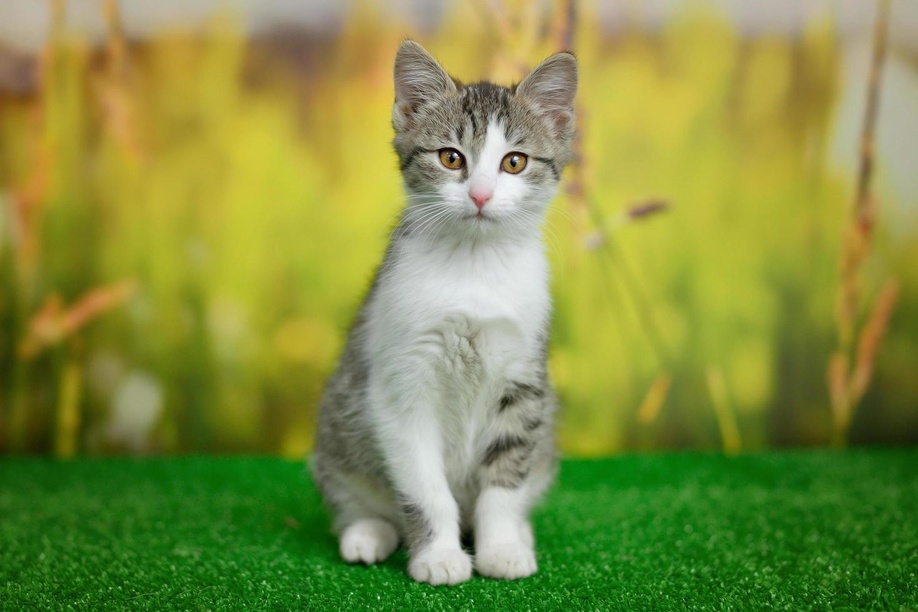
#> input picture Edge Detection/InputImages/cat.jpg, 918 x 612 px, shrunk from 1468 x 980 before the run, given in place of horizontal_8.png, which was not available
$ python script.py
#> lines starting #> are read from the running program, lines starting #| are printed output that depends on the picture; pictures that were not available may be replaced by others from this repository, and a replacement may not be noted
import cv2
import numpy as np
import matplotlib.pyplot as plt


def Power_Spectrum(img, subplot_index):
    fourier = np.fft.fft2(img)
    fourier_shifted = np.fft.fftshift(fourier)
    power_spectrum = np.abs(fourier_shifted) ** 2

    plt.subplot(2, 4, subplot_index)
    plt.imshow(img, cmap='gray')
    plt.title('Image ' + str(subplot_index))
    plt.axis('off')

    plt.subplot(2, 4, subplot_index + 4)
    plt.imshow(np.log(1 + power_spectrum), cmap='gray')
    plt.title('Power Spectrum ' + str(subplot_index))
    plt.colorbar()


def radial_power_spectrum(image):
    # Convertir l'image en niveaux de gris
    gray_image = cv2.cvtColor(image, cv2.COLOR_BGR2GRAY)

    # Effectuer la transformation de Fourier
    f = np.fft.fft2(gray_image)
    fshift = np.fft.fftshift(f)

    # Calculer le spectre de puissance
    power_spectrum = np.abs(fshift) ** 2

    # Calculer le spectre de puissance radial
    rows, cols = power_spectrum.shape
    center_row, center_col = rows // 2, cols // 2

    max_radius = int(np.sqrt(center_row**2 + center_col**2)) // 2
    radial_power_spectrum = np.zeros(max_radius)

    for r in range(rows):
        for c in range(cols):
            radius = int(np.sqrt((r - center_row) ** 2 + (c - center_col) ** 2))
            if radius < max_radius:
                radial_power_spectrum[radius] += power_spectrum[r, c]

    return radial_power_spectrum

def angular_power_spectrum(image):
    # Convertir l'image en niveaux de gris
    gray_image = cv2.cvtColor(image, cv2.COLOR_BGR2GRAY)

    # Effectuer la transformation de Fourier
    f = np.fft.fft2(gray_image)
    fshift = np.fft.fftshift(f)

    # Calculer le spectre de puissance
    power_spectrum = np.abs(fshift) ** 2

    # Calculer le spectre de puissance angulaire
    rows, cols = power_spectrum.shape
    center_row, center_col = rows // 2, cols // 2

    max_radius = int(np.sqrt(center_row**2 + center_col**2)) // 2
    angular_power_spectrum = np.zeros(max_radius)

    for r in range(rows):
        for c in range(cols):
            radius = int(np.sqrt((r - center_row) ** 2 + (c - center_col) ** 2))
            if radius < max_radius:
                theta = np.arctan2(r - center_row, c - center_col)
                if theta < 0:
                    theta += 2 * np.pi
                angular_bin = int((theta / (2 * np.pi)) * max_radius)
                angular_power_spectrum[angular_bin] += power_spectrum[r, c]

    return angular_power_spectrum


image = cv2.imread('Manip1\InputImages\horizontal_8.png')
#> image is the input picture: shape (612, 918, 3); mean B, G, R 66, 142.6, 129.7

# Calculer le spectre de puissance radial
radial_spectrum = radial_power_spectrum(image)
#> in radial_power_spectrum, `gray_image = cv2.cvtColor(image, cv2.COLOR_BGR2GRAY)`:
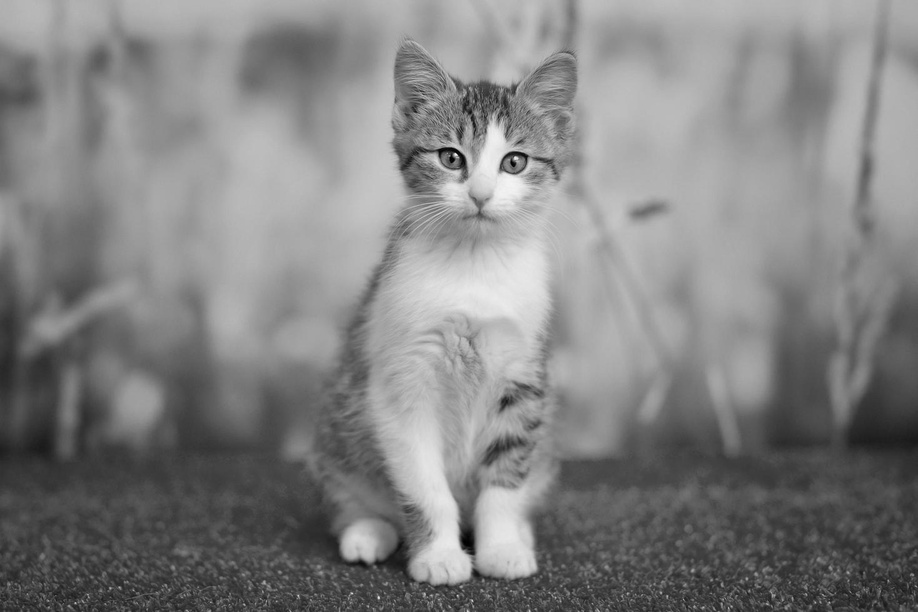
#> gray_image: shape (612, 918); min 1, max 246, mean 130
#> after the loop in radial_power_spectrum, `for r in range(rows):`: radial_power_spectrum = 275 values, max 5.34e+15 at index 0, min 1.89e+10 at index 271, mean 2.18e+13
#> radial_spectrum has the same summary as radial_power_spectrum in radial_power_spectrum

# Calculer le spectre de puissance angulaire
angular_spectrum = angular_power_spectrum(image)
#> after the loop in angular_power_spectrum, `for r in range(rows):`: angular_power_spectrum = 275 values, max 5.4e+15 at index 0, min 4.27e+10 at index 186, mean 2.18e+13
#> angular_spectrum has the same summary as angular_power_spectrum in angular_power_spectrum

plt.plot(angular_spectrum)
plt.title('Spectre de Puissance Angulaire')
plt.xlabel('Angle')
plt.ylabel('Amplitude')
plt.savefig("Manip1\outputImages\\angular_spectrum.png")
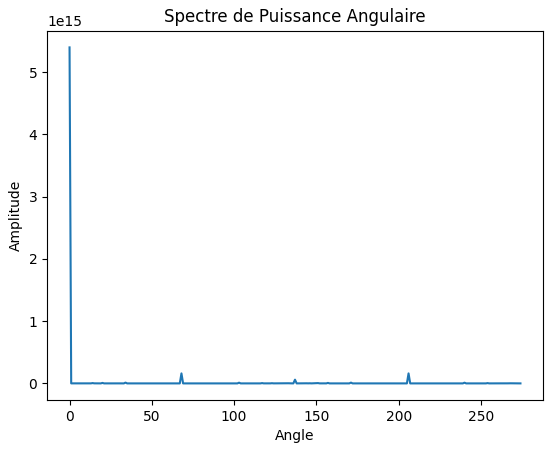
#> figure drawn by matplotlib, 1 panel; curve peaks at x = 0, y = 5.4e+15

# Afficher les spectres fusionnés
plt.plot(radial_spectrum, label='Radial Spectrum')
plt.plot(angular_spectrum, label='Angular Spectrum')
plt.title('Spectre de Puissance Radial et Angulaire')
plt.xlabel('Fréquence / Angle')
plt.ylabel('Amplitude')
plt.legend()
plt.savefig("Manip1\outputImages\spectrum.png")
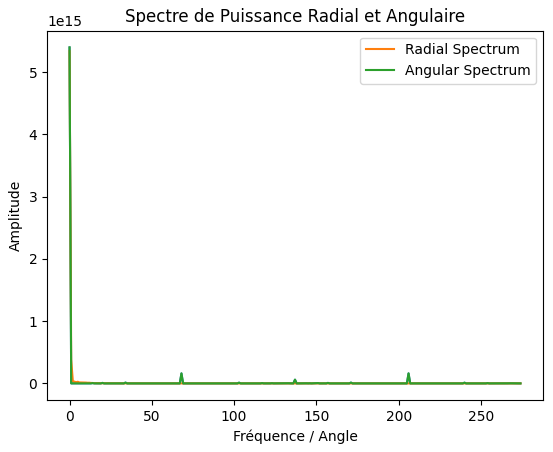
#> figure drawn by matplotlib, 1 panel; curve peaks at x = 0, y = 5.4e+15; curve peaks at x = 0, y = 5.34e+15; curve peaks at x = 0, y = 5.4e+15

plt.figure(figsize=(14, 6))
# Charger l'image
image1 = cv2.imread('Manip1\InputImages\horizontal_8.png',
                    cv2.IMREAD_GRAYSCALE)
#> image1: shape (612, 918); min 0, max 246, mean 130
image2 = cv2.imread('Manip1\InputImages\horizontal_16.png',
                    cv2.IMREAD_GRAYSCALE)
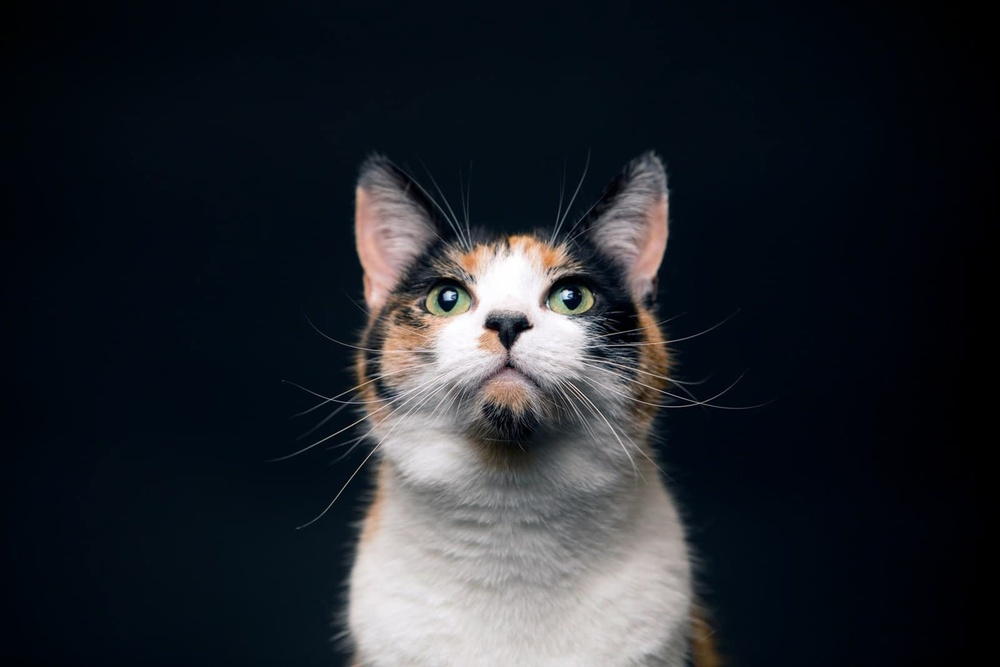
#> input picture Edge Detection/InputImages/cat2.jpg, 1000 x 667 px, shrunk from 1600 x 1067 before the run, given in place of horizontal_16.png, which was not available
#> image2: shape (667, 1000); min 0, max 255, mean 37.7
image3 = cv2.imread('Manip1\InputImages\diagonal_8.png',
                    cv2.IMREAD_GRAYSCALE)
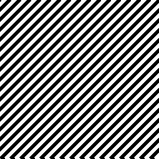
#> input picture spectres de puissance/InputImages/diagonal_8.png, 159 x 159 px, shrunk from 255 x 255 before the run, found by its file name
#> image3 is the input picture: shape (159, 159); min 0, max 255, mean 127.6
image4 = cv2.imread('Manip1\InputImages\\vertical_8.png',
                    cv2.IMREAD_GRAYSCALE)

Power_Spectrum(image1, 1)
Power_Spectrum(image2, 2)
Power_Spectrum(image3, 3)
Power_Spectrum(image4, 4)

plt.show()
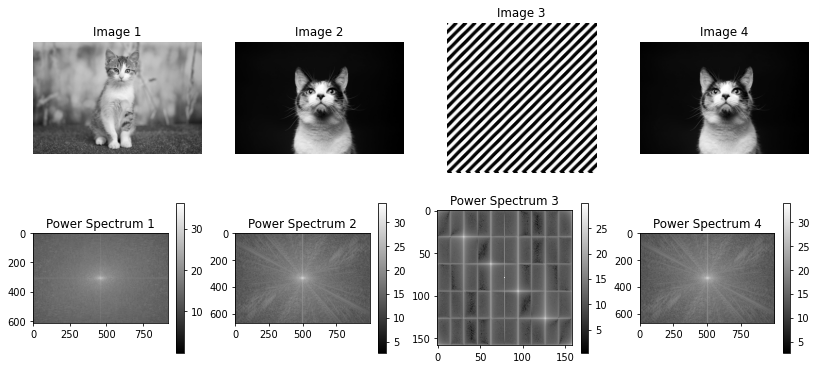
#> figure drawn by matplotlib, 12 panels
